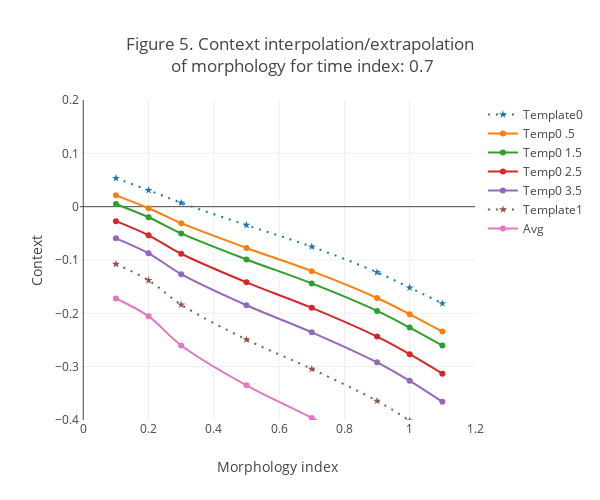

Notebook source saved alongside this figure:
### Code cell
'''
7. Graph exploritory Relational Context values for a time step 

'''

rcxy0 = np.array([[relIn[0,1:,1], c]for c in np.array(context0)[:,1:]])
rcxy1 = np.array([[relIn[0,1:,1], c]for c in np.array(context1)[:,1:]])

rlist = np.concatenate((rcxy0,rcxy1))

layout = go.Layout(
    title = '',
    height = 500,
    width = 600,
    hovermode= 'closest',
    xaxis= dict(
        title= 'Morphology index',
        range = [-.01,1.2],
        tick0 = 0.,
        dtick = 0.2
    ),
    yaxis=dict(
        title= 'Context',
        range = [-.4,.2],
    )    
)
layout.title = 'Figure 5. Context interpolation/extrapolation<br> of morphology for time index: ' + str(timeIndices[timeIndex])
f = gy.graphCurves(rlist, layout, dashRange=[0,5],
                   labels=['Template0', 'Temp0 .5', 'Temp0 1.5','Temp0 2.5', 'Temp0 3.5', 'Template1','Avg',
                           'Temp1 .5', 'Temp1 1.5', 'Temp1 2.5','Temp1 3.5', ],
                   )

offline.iplot(f)
if not os.path.exists('images'):
    os.mkdir('images')
pio.write_image(f, './images/fig5.png')

### Figure 1 — Plotly figure (JSON) as saved in the notebook; plotly's stock layout.template omitted (floating-point values rounded to 4 significant figures)
{"data": [{"line": {"dash": "2px,6px", "shape": "spline"}, "marker": {"symbol": "star"}, "name": "Template0", "type": "scatter", "uid": "d9b7853f-4d1f-464c-8a4b-a98f76dd053d", "x": [0.1, 0.2, 0.3, 0.5, 0.7, 0.9, 1, 1.1], "y": [0.05341, 0.03075, 0.007193, -0.03459, -0.07509, -0.123, -0.1519, -0.1814]}, {"line": {"shape": "spline"}, "name": "Temp0 .5", "type": "scatter", "uid": "3184ab2b-c2f0-4f43-8243-43fcb928f1cd", "x": [0.1, 0.2, 0.3, 0.5, 0.7, 0.9, 1, 1.1], "y": [0.02118, -0.00301, -0.031, -0.07752, -0.1209, -0.1713, -0.2018, -0.2341]}, {"line": {"shape": "spline"}, "name": "Temp0 1.5", "type": "scatter", "uid": "86382e8d-8c68-4498-b80c-0e5ff5d0288b", "x": [0.1, 0.2, 0.3, 0.5, 0.7, 0.9, 1, 1.1], "y": [0.005063, -0.01989, -0.0501, -0.09898, -0.1439, -0.1954, -0.2268, -0.2605]}, {"line": {"shape": "spline"}, "name": "Temp0 2.5", "type": "scatter", "uid": "6b9f92a0-63f4-460b-9448-7a7899b84626", "x": [0.1, 0.2, 0.3, 0.5, 0.7, 0.9, 1, 1.1], "y": [-0.02717, -0.05365, -0.08829, -0.1419, -0.1897, -0.2437, -0.2767, -0.3132]}, {"line": {"shape": "spline"}, "name": "Temp0 3.5", "type": "scatter", "uid": "badc7270-88f1-400b-98b0-718fc873e56d", "x": [0.1, 0.2, 0.3, 0.5, 0.7, 0.9, 1, 1.1], "y": [-0.0594, -0.08742, -0.1265, -0.1848, -0.2356, -0.2919, -0.3266, -0.3659]}, {"line": {"dash": "2px,6px", "shape": "spline"}, "marker": {"symbol": "star"}, "name": "Template1", "type": "scatter", "uid": "fef8424a-8d3f-4c70-9e7e-643569754ac4", "x": [0.1, 0.2, 0.3, 0.5, 0.7, 0.9, 1, 1.1], "y": [-0.1077, -0.1381, -0.1838, -0.2492, -0.3043, -0.3643, -0.4015, -0.445]}, {"line": {"shape": "spline"}, "name": "Avg", "type": "scatter", "uid": "f203dc5e-fd31-4e50-86d7-8a1924223cdd", "x": [0.1, 0.2, 0.3, 0.5, 0.7, 0.9, 1, 1.1], "y": [-0.1722, -0.2056, -0.2602, -0.3351, -0.396, -0.4608, -0.5013, -0.5504]}], "layout": {"height": 500, "hovermode": "closest", "title": {"text": "Figure 5. Context interpolation/extrapolation<br> of morphology for time index: 0.7"}, "width": 600, "xaxis": {"dtick": 0.2, "range": [-0.01, 1.2], "tick0": 0, "title": {"text": "Morphology index"}}, "yaxis": {"range": [-0.4, 0.2], "title": {"text": "Context"}}}}
